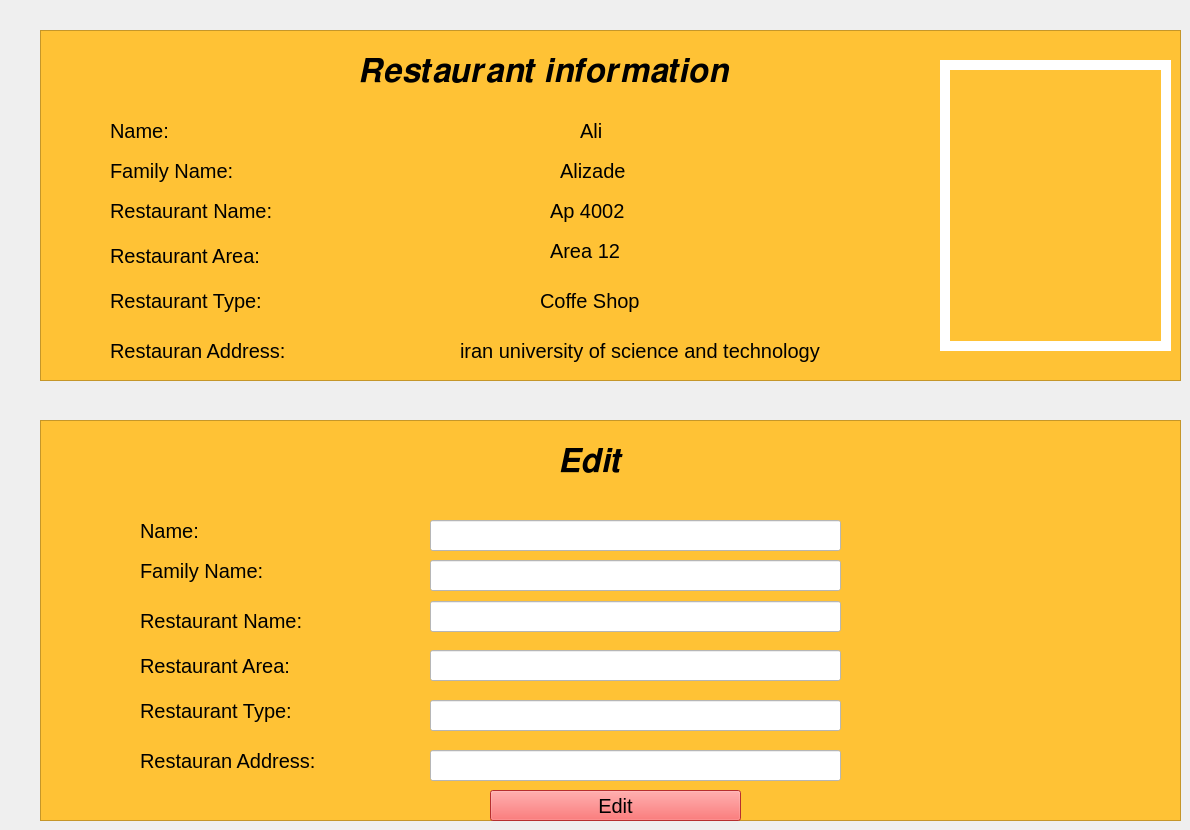
    <widget class="QWidget" name="tab">
     <attribute name="title">
      <string>information</string>
     </attribute>
     <widget class="QFrame" name="frame">
      <property name="geometry">
       <rect>
        <x>40</x>
        <y>30</y>
        <width>1141</width>
        <height>351</height>
       </rect>
      </property>
      <property name="styleSheet">
       <string notr="true">background-color: rgb(255, 194, 53)</string>
      </property>
      <property name="frameShape">
       <enum>QFrame::StyledPanel</enum>
      </property>
      <property name="frameShadow">
       <enum>QFrame::Raised</enum>
      </property>
      <widget class="QLabel" name="label">
       <property name="geometry">
        <rect>
         <x>320</x>
         <y>20</y>
         <width>521</width>
         <height>41</height>
        </rect>
       </property>
       <property name="styleSheet">
        <string notr="true">font-size: 25pt</string>
       </property>
       <property name="text">
        <string>𝑹𝒆𝒔𝒕𝒂𝒖𝒓𝒂𝒏𝒕 𝒊𝒏𝒇𝒐𝒓𝒎𝒂𝒕𝒊𝒐𝒏</string>
       </property>
      </widget>
      <widget class="QLabel" name="label_57">
       <property name="geometry">
        <rect>
         <x>70</x>
         <y>80</y>
         <width>81</width>
         <height>41</height>
        </rect>
       </property>
       <property name="styleSheet">
        <string notr="true">font-size: 15pt</string>
       </property>
       <property name="text">
        <string>Name:</string>
       </property>
      </widget>
      <widget class="QLabel" name="label_58">
       <property name="geometry">
        <rect>
         <x>70</x>
         <y>120</y>
         <width>151</width>
         <height>41</height>
        </rect>
       </property>
       <property name="styleSheet">
        <string notr="true">font-size: 15pt</string>
       </property>
       <property name="text">
        <string>Family Name:</string>
       </property>
      </widget>
      <widget class="QLabel" name="label_59">
       <property name="geometry">
        <rect>
         <x>70</x>
         <y>160</y>
         <width>211</width>
         <height>41</height>
        </rect>
       </property>
       <property name="styleSheet">
        <string notr="true">font-size: 15pt</string>
       </property>
       <property name="text">
        <string>Restaurant Name:</string>
       </property>
      </widget>
      <widget class="QLabel" name="label_60">
       <property name="geometry">
        <rect>
         <x>70</x>
         <y>210</y>
         <width>191</width>
         <height>31</height>
        </rect>
       </property>
       <property name="styleSheet">
        <string notr="true">font-size: 15pt</string>
       </property>
       <property name="text">
        <string>Restaurant Area:</string>
       </property>
      </widget>
      <widget class="QLabel" name="label_61">
       <property name="geometry">
        <rect>
         <x>70</x>
         <y>250</y>
         <width>191</width>
         <height>41</height>
        </rect>
       </property>
       <property name="styleSheet">
        <string notr="true">font-size: 15pt</string>
       </property>
       <property name="text">
        <string>Restaurant Type:</string>
       </property>
      </widget>
      <widget class="QLabel" name="label_62">
       <property name="geometry">
        <rect>
         <x>70</x>
         <y>300</y>
         <width>221</width>
         <height>41</height>
        </rect>
       </property>
       <property name="styleSheet">
        <string notr="true">font-size: 15pt</string>
       </property>
       <property name="text">
        <string>Restauran Address:</string>
       </property>
      </widget>
      <widget class="QLabel" name="label_63">
       <property name="geometry">
        <rect>
         <x>540</x>
         <y>80</y>
         <width>161</width>
         <height>41</height>
        </rect>
       </property>
       <property name="styleSheet">
        <string notr="true">font-size: 15pt</string>
       </property>
       <property name="text">
        <string>Ali</string>
       </property>
      </widget>
      <widget class="QLabel" name="label_64">
       <property name="geometry">
        <rect>
         <x>510</x>
         <y>200</y>
         <width>231</width>
         <height>41</height>
        </rect>
       </property>
       <property name="styleSheet">
        <string notr="true">font-size: 15pt</string>
       </property>
       <property name="text">
        <string>Area 12</string>
       </property>
      </widget>
      <widget class="QLabel" name="label_65">
       <property name="geometry">
        <rect>
         <x>510</x>
         <y>160</y>
         <width>221</width>
         <height>41</height>
        </rect>
       </property>
       <property name="styleSheet">
        <string notr="true">font-size: 15pt</string>
       </property>
       <property name="text">
        <string>Ap 4002</string>
       </property>
      </widget>
      <widget class="QLabel" name="label_66">
       <property name="geometry">
        <rect>
         <x>520</x>
         <y>120</y>
         <width>201</width>
         <height>41</height>
        </rect>
       </property>
       <property name="styleSheet">
        <string notr="true">font-size: 15pt</string>
       </property>
       <property name="text">
        <string>Alizade</string>
       </property>
      </widget>
      <widget class="QLabel" name="label_67">
       <property name="geometry">
        <rect>
         <x>500</x>
         <y>250</y>
         <width>231</width>
         <height>41</height>
        </rect>
       </property>
       <property name="styleSheet">
        <string notr="true">font-size: 15pt</string>
       </property>
       <property name="text">
        <string>Coffe Shop</string>
       </property>
      </widget>
      <widget class="QLabel" name="label_68">
       <property name="geometry">
        <rect>
         <x>420</x>
         <y>300</y>
         <width>461</width>
         <height>41</height>
        </rect>
       </property>
       <property name="styleSheet">
        <string notr="true">font-size: 15pt</string>
       </property>
       <property name="text">
        <string>iran university of science and technology</string>
       </property>
      </widget>
      <widget class="QLabel" name="label_76">
       <property name="geometry">
        <rect>
         <x>900</x>
         <y>30</y>
         <width>231</width>
         <height>291</height>
        </rect>
       </property>
       <property name="styleSheet">
        <string notr="true">background-color: rgb(255, 255, 255)</string>
       </property>
       <property name="text">
        <string/>
       </property>
      </widget>
      <widget class="QLabel" name="label_75">
       <property name="geometry">
        <rect>
         <x>910</x>
         <y>40</y>
         <width>211</width>
         <height>271</height>
        </rect>
       </property>
       <property name="styleSheet">
        <string notr="true">url:(:/newPrefix/menu_of_restaurant.png); font-size: 15pt;</string>
       </property>
       <property name="text">
        <string/>
       </property>
       <property name="pixmap">
        <pixmap>menu_of_restaurant.png</pixmap>
       </property>
       <property name="scaledContents">
        <bool>true</bool>
       </property>
      </widget>
     </widget>
     <widget class="QFrame" name="frame_14">
      <property name="geometry">
       <rect>
        <x>40</x>
        <y>420</y>
        <width>1141</width>
        <height>401</height>
       </rect>
      </property>
      <property name="styleSheet">
       <string notr="true">background-color: rgb(255, 194, 53)</string>
      </property>
      <property name="frameShape">
       <enum>QFrame::StyledPanel</enum>
      </property>
      <property name="frameShadow">
       <enum>QFrame::Raised</enum>
      </property>
      <widget class="QLabel" name="label_56">
       <property name="geometry">
        <rect>
         <x>520</x>
         <y>20</y>
         <width>101</width>
         <height>41</height>
        </rect>
       </property>
       <property name="styleSheet">
        <string notr="true">font-size: 25pt</string>
       </property>
       <property name="text">
        <string>𝑬𝒅𝒊𝒕</string>
       </property>
      </widget>
      <widget class="QLabel" name="label_69">
       <property name="geometry">
        <rect>
         <x>100</x>
         <y>90</y>
         <width>81</width>
         <height>41</height>
        </rect>
       </property>
       <property name="styleSheet">
        <string notr="true">font-size: 15pt</string>
       </property>
       <property name="text">
        <string>Name:</string>
       </property>
      </widget>
      <widget class="QLabel" name="label_70">
       <property name="geometry">
        <rect>
         <x>100</x>
         <y>130</y>
         <width>151</width>
         <height>41</height>
        </rect>
       </property>
       <property name="styleSheet">
        <string notr="true">font-size: 15pt</string>
       </property>
       <property name="text">
        <string>Family Name:</string>
       </property>
      </widget>
      <widget class="QLabel" name="label_71">
       <property name="geometry">
        <rect>
         <x>100</x>
         <y>180</y>
         <width>211</width>
         <height>41</height>
        </rect>
       </property>
       <property name="styleSheet">
        <string notr="true">font-size: 15pt</string>
       </property>
       <property name="text">
        <string>Restaurant Name:</string>
       </property>
      </widget>
      <widget class="QLabel" name="label_72">
       <property name="geometry">
        <rect>
         <x>100</x>
         <y>230</y>
         <width>191</width>
         <height>31</height>
        </rect>
       </property>
       <property name="styleSheet">
        <string notr="true">font-size: 15pt</string>
       </property>
       <property name="text">
        <string>Restaurant Area:</string>
       </property>
      </widget>
      <widget class="QLabel" name="label_73">
       <property name="geometry">
        <rect>
         <x>100</x>
         <y>270</y>
         <width>191</width>
         <height>41</height>
        </rect>
       </property>
       <property name="styleSheet">
        <string notr="true">font-size: 15pt</string>
       </property>
       <property name="text">
        <string>Restaurant Type:</string>
       </property>
      </widget>
      <widget class="QLabel" name="label_74">
       <property name="geometry">
        <rect>
         <x>100</x>
         <y>320</y>
         <width>221</width>
         <height>41</height>
        </rect>
       </property>
       <property name="styleSheet">
        <string notr="true">font-size: 15pt</string>
       </property>
       <property name="text">
        <string>Restauran Address:</string>
       </property>
      </widget>
      <widget class="QLineEdit" name="lineEdit">
       <property name="geometry">
        <rect>
         <x>390</x>
         <y>100</y>
         <width>411</width>
         <height>31</height>
        </rect>
       </property>
       <property name="styleSheet">
        <string notr="true">background-color: rgb(255, 255, 255); font-size: 10pt</string>
       </property>
      </widget>
      <widget class="QLineEdit" name="lineEdit_2">
       <property name="geometry">
        <rect>
         <x>390</x>
         <y>140</y>
         <width>411</width>
         <height>31</height>
        </rect>
       </property>
       <property name="styleSheet">
        <string notr="true">background-color: rgb(255, 255, 255); font-size: 10pt</string>
       </property>
      </widget>
      <widget class="QLineEdit" name="lineEdit_3">
       <property name="geometry">
        <rect>
         <x>390</x>
         <y>181</y>
         <width>411</width>
         <height>31</height>
        </rect>
       </property>
       <property name="styleSheet">
        <string notr="true">background-color: rgb(255, 255, 255); font-size: 10pt</string>
       </property>
      </widget>
      <widget class="QLineEdit" name="lineEdit_5">
       <property name="geometry">
        <rect>
         <x>390</x>
         <y>230</y>
         <width>411</width>
         <height>31</height>
        </rect>
       </property>
       <property name="styleSheet">
        <string notr="true">background-color: rgb(255, 255, 255); font-size: 10pt</string>
       </property>
      </widget>
      <widget class="QLineEdit" name="lineEdit_4">
       <property name="geometry">
        <rect>
         <x>390</x>
         <y>280</y>
         <width>411</width>
         <height>31</height>
        </rect>
       </property>
       <property name="styleSheet">
        <string notr="true">background-color: rgb(255, 255, 255); font-size: 10pt</string>
       </property>
      </widget>
      <widget class="QLineEdit" name="lineEdit_22">
       <property name="geometry">
        <rect>
         <x>390</x>
         <y>330</y>
         <width>411</width>
         <height>31</height>
        </rect>
       </property>
       <property name="styleSheet">
        <string notr="true">background-color: rgb(255, 255, 255); font-size: 10pt</string>
       </property>
      </widget>
      <widget class="QPushButton" name="pushButton_7">
       <property name="geometry">
        <rect>
         <x>450</x>
         <y>370</y>
         <width>251</width>
         <height>31</height>
        </rect>
       </property>
       <property name="styleSheet">
        <string notr="true">background-color: rgb(255, 66, 66); font-size: 15pt</string>
       </property>
       <property name="text">
        <string>Edit</string>
       </property>
      </widget>
     </widget>
    </widget>
